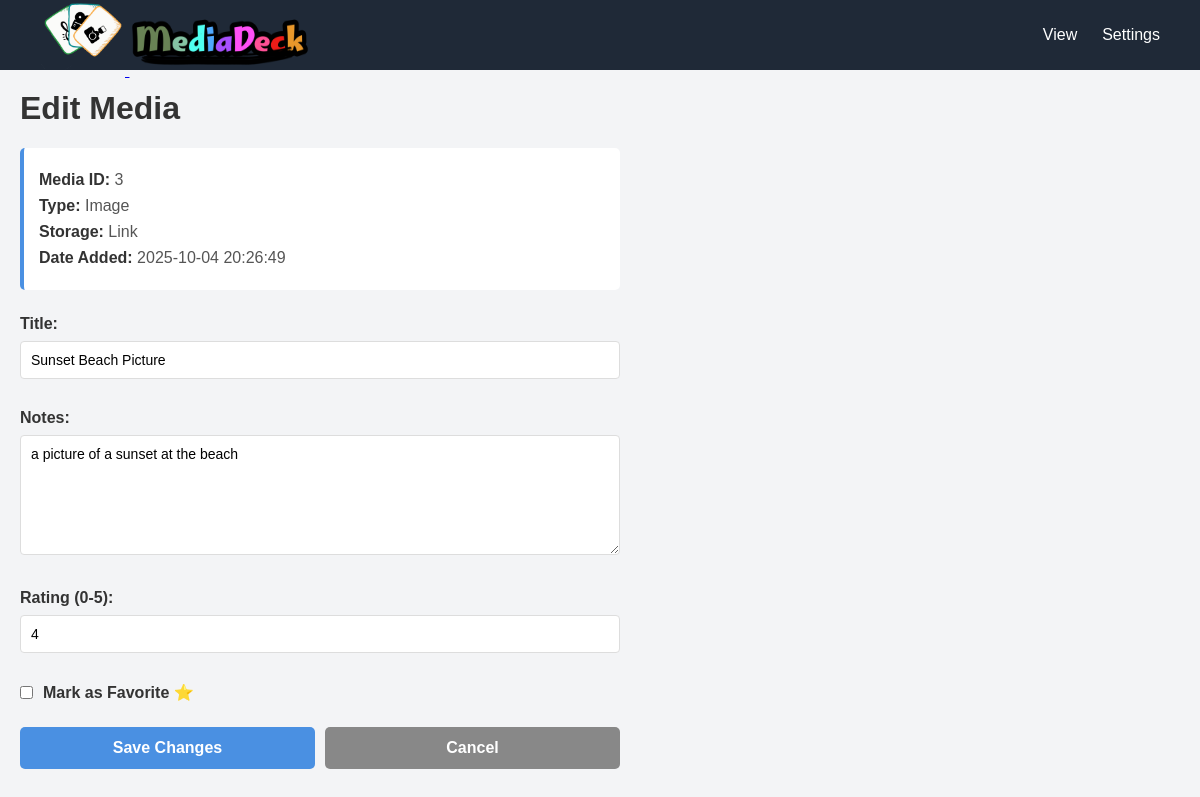
Screenshot of /edit_media.php?id=3 with the database file from the repository.
### tables this page shows
CREATE TABLE `media` (
  `id` int(11) NOT NULL,
  `title` varchar(255) NOT NULL,
  `type` enum('image','video','audio','text') NOT NULL,
  `storage_type` enum('upload','link') NOT NULL,
  `file_path` varchar(500) DEFAULT NULL,
  `notes` text DEFAULT NULL,
  `rating` tinyint(4) DEFAULT 0 CHECK (`rating` between 0 and 5),
  `is_favorite` tinyint(1) DEFAULT 0,
  `thumbnail` varchar(500) DEFAULT NULL,
  `created_at` datetime DEFAULT current_timestamp(),
  `updated_at` datetime DEFAULT current_timestamp() ON UPDATE current_timestamp()
);

### edit_media.php (the view, shortened to what this page needs)
<?php
require_once __DIR__ . '/config/dbconfig.php';
$id = isset($_GET['id']) ? (int) $_GET['id'] : 0;
    ?>
    <?php
$stmt = $conn->prepare("SELECT * FROM media WHERE id = ?");
$stmt->bind_param("i", $id);
$stmt->execute();
$result = $stmt->get_result();
$media = $result ? $result->fetch_assoc() : null;
?>
<!DOCTYPE html>
<html lang="en">
<head>
</head>
<body>
    <?php include 'includes/header.php'; ?>
    <div class="container">
        <h1>Edit Media</h1>
        <?php if (isset($error_msg)): ?>
            <div class="error-message">
                <strong>Error:</strong> <?= $error_msg ?>
            </div>
            <a href="view_media.php" class="back-link">← Back to Media List</a>
        <?php else: ?>
            <div class="media-info">
                <p><strong>Media ID:</strong> <?= $media['id'] ?></p>
                <p><strong>Type:</strong> <?= ucfirst($media['type']) ?></p>
                <p><strong>Storage:</strong> <?= ucfirst($media['storage_type']) ?></p>
                <p><strong>Date Added:</strong> <?= $media['created_at'] ?></p>
            </div>
            <form method="post">
                <div class="form-group">
                    <label for="title">Title:</label>
                    <input type="text" id="title" name="title" value="<?= htmlspecialchars($media['title']) ?>" required>
                </div>
                <div class="form-group">
                    <label for="notes">Notes:</label>
                    <textarea id="notes" name="notes"><?= htmlspecialchars($media['notes']) ?></textarea>
                </div>
                <div class="form-group">
                    <label for="rating">Rating (0-5):</label>
                    <input type="number" id="rating" name="rating" min="0" max="5" value="<?= (int)$media['rating'] ?>">
                </div>
                <div class="form-group checkbox-group">
                    <input type="checkbox" id="favorite" name="is_favorite" <?= $media['is_favorite'] ? 'checked' : '' ?>>
                    <label for="favorite" style="margin-bottom: 0;">Mark as Favorite ⭐</label>
                </div>
                <div class="button-group">
                    <button type="submit">Save Changes</button>
                    <a href="view_media.php" class="btn">Cancel</a>
                </div>
            </form>
        <?php endif; ?>
    </div>
</body>
</html>

### edit_media.php (style rules this page uses)
body { font-family: Arial, sans-serif; margin: 0; background-color: #F3F4F6; }
.container { margin: 20px; max-width: 600px; }
h1 { color: #333; margin-top: 0; }
.form-group { margin-bottom: 20px; }
label { display: block; margin-bottom: 8px; font-weight: bold; color: #333; }
input[type=text], textarea, input[type=number] { width: 100%; padding: 10px; margin-bottom: 10px; box-sizing: border-box; border: 1px solid #ddd; border-radius: 4px; font-family: Arial, sans-serif; font-size: 14px; }
textarea { resize: vertical; min-height: 120px; }
.checkbox-group { display: flex; align-items: center; gap: 10px; }
.checkbox-group input[type=checkbox] { width: auto; margin: 0; padding: 0; }
.button-group { margin-top: 25px; display: flex; gap: 10px; }
button, a.btn { padding: 12px 24px; border: none; border-radius: 5px; cursor: pointer; font-size: 16px; font-weight: bold; text-decoration: none; display: inline-block; transition: background 0.2s; }
button { background: #4A90E2; color: white; flex: 1; }
a.btn { background: #888; color: white; flex: 1; text-align: center; }
.media-info { background: #fff; padding: 15px; border-radius: 5px; margin-bottom: 25px; border-left: 4px solid #4A90E2; }
.media-info p { margin: 8px 0; color: #555; }
.media-info strong { color: #333; }

### rows the page displays
media: id "3", type "Image", storage_type "Link", created_at "2025-10-04 20:26:49", title "Sunset Beach Picture", notes "a picture of a sunset at the beach", rating "4"
